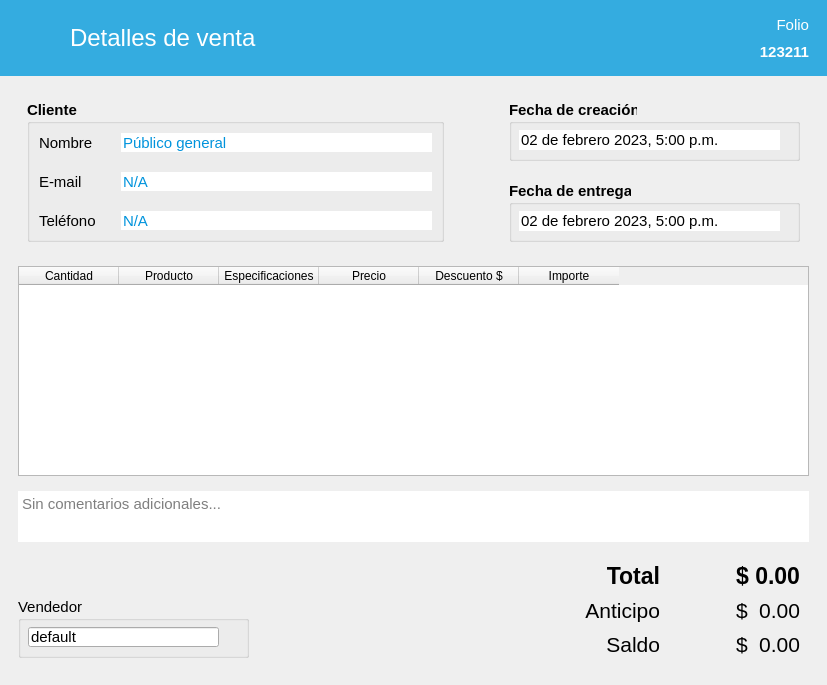
<?xml version="1.0" encoding="UTF-8"?>
<ui version="4.0">
 <class>DetallesVenta</class>
 <widget class="QMainWindow" name="DetallesVenta">
  <property name="windowModality">
   <enum>Qt::ApplicationModal</enum>
  </property>
  <property name="geometry">
   <rect>
    <x>0</x>
    <y>0</y>
    <width>827</width>
    <height>685</height>
   </rect>
  </property>
  <property name="windowTitle">
   <string>MainWindow</string>
  </property>
  <widget class="QWidget" name="centralwidget">
   <layout class="QVBoxLayout" name="verticalLayout">
    <property name="leftMargin">
     <number>0</number>
    </property>
    <property name="topMargin">
     <number>0</number>
    </property>
    <property name="rightMargin">
     <number>0</number>
    </property>
    <item>
     <widget class="QFrame" name="frame">
      <property name="font">
       <font>
        <family>Segoe UI</family>
       </font>
      </property>
      <property name="styleSheet">
       <string notr="true">QFrame { background-color: rgb(52, 172, 224); }</string>
      </property>
      <property name="frameShadow">
       <enum>QFrame::Raised</enum>
      </property>
      <layout class="QHBoxLayout" name="horizontalLayout">
       <property name="topMargin">
        <number>5</number>
       </property>
       <property name="bottomMargin">
        <number>5</number>
       </property>
       <item alignment="Qt::AlignLeft|Qt::AlignVCenter">
        <widget class="QFrame" name="frame_5">
         <property name="font">
          <font>
           <family>Segoe UI</family>
          </font>
         </property>
         <property name="frameShadow">
          <enum>QFrame::Raised</enum>
         </property>
         <layout class="QHBoxLayout" name="horizontalLayout_2">
          <property name="spacing">
           <number>20</number>
          </property>
          <item>
           <widget class="QPushButton" name="btRegresar">
            <property name="font">
             <font>
              <family>Segoe UI</family>
             </font>
            </property>
            <property name="cursor">
             <cursorShape>PointingHandCursor</cursorShape>
            </property>
            <property name="styleSheet">
             <string notr="true">QPushButton {
        background-color: transparent;
        border: none;
        padding: 0px;
    }
    QPushButton:hover {
        background-color: rgba(255, 255, 255, 0);
    }
    QPushButton:pressed {
        background-color: rgba(255, 255, 255, 0);
    }</string>
            </property>
            <property name="icon">
             <iconset resource="../resources.qrc">
              <normaloff>:/img/resources/images/leftarrow.png</normaloff>:/img/resources/images/leftarrow.png</iconset>
            </property>
            <property name="iconSize">
             <size>
              <width>40</width>
              <height>40</height>
             </size>
            </property>
            <property name="flat">
             <bool>true</bool>
            </property>
           </widget>
          </item>
          <item>
           <widget class="QLabel" name="label_17">
            <property name="minimumSize">
             <size>
              <width>211</width>
              <height>41</height>
             </size>
            </property>
            <property name="font">
             <font>
              <family>Segoe UI</family>
              <pointsize>18</pointsize>
             </font>
            </property>
            <property name="styleSheet">
             <string notr="true">color: rgb(255, 255, 255);</string>
            </property>
            <property name="text">
             <string>Detalles de venta</string>
            </property>
           </widget>
          </item>
         </layout>
        </widget>
       </item>
       <item alignment="Qt::AlignRight|Qt::AlignTop">
        <widget class="QFrame" name="frame_6">
         <property name="font">
          <font>
           <family>Segoe UI</family>
          </font>
         </property>
         <property name="frameShadow">
          <enum>QFrame::Raised</enum>
         </property>
         <layout class="QVBoxLayout" name="verticalLayout_2">
          <item>
           <widget class="QLabel" name="label_5">
            <property name="minimumSize">
             <size>
              <width>41</width>
              <height>21</height>
             </size>
            </property>
            <property name="font">
             <font>
              <family>Segoe UI</family>
              <pointsize>11</pointsize>
             </font>
            </property>
            <property name="styleSheet">
             <string notr="true">color: rgb(255, 255, 255);</string>
            </property>
            <property name="text">
             <string>Folio</string>
            </property>
            <property name="alignment">
             <set>Qt::AlignRight|Qt::AlignTrailing|Qt::AlignVCenter</set>
            </property>
           </widget>
          </item>
          <item>
           <widget class="QLabel" name="lbFolio">
            <property name="minimumSize">
             <size>
              <width>61</width>
              <height>21</height>
             </size>
            </property>
            <property name="font">
             <font>
              <family>Segoe UI</family>
              <pointsize>11</pointsize>
              <bold>true</bold>
             </font>
            </property>
            <property name="styleSheet">
             <string notr="true">color: rgb(255, 255, 255);</string>
            </property>
            <property name="text">
             <string>123211</string>
            </property>
            <property name="alignment">
             <set>Qt::AlignRight|Qt::AlignTrailing|Qt::AlignVCenter</set>
            </property>
           </widget>
          </item>
         </layout>
        </widget>
       </item>
      </layout>
     </widget>
    </item>
    <item>
     <widget class="QFrame" name="frame_2">
      <property name="font">
       <font>
        <family>Segoe UI</family>
       </font>
      </property>
      <property name="frameShadow">
       <enum>QFrame::Raised</enum>
      </property>
      <layout class="QHBoxLayout" name="horizontalLayout_3">
       <property name="leftMargin">
        <number>18</number>
       </property>
       <property name="rightMargin">
        <number>18</number>
       </property>
       <item alignment="Qt::AlignTop">
        <widget class="QFrame" name="frame_7">
         <property name="font">
          <font>
           <family>Segoe UI</family>
          </font>
         </property>
         <property name="frameShadow">
          <enum>QFrame::Raised</enum>
         </property>
         <layout class="QHBoxLayout" name="horizontalLayout_5">
          <property name="rightMargin">
           <number>50</number>
          </property>
          <item>
           <widget class="QGroupBox" name="groupBox">
            <property name="minimumSize">
             <size>
              <width>361</width>
              <height>131</height>
             </size>
            </property>
            <property name="font">
             <font>
              <family>Segoe UI</family>
              <pointsize>11</pointsize>
              <bold>true</bold>
             </font>
            </property>
            <property name="title">
             <string>Cliente</string>
            </property>
            <property name="flat">
             <bool>true</bool>
            </property>
            <layout class="QGridLayout" name="gridLayout">
             <property name="horizontalSpacing">
              <number>25</number>
             </property>
             <property name="verticalSpacing">
              <number>20</number>
             </property>
             <item row="2" column="1">
              <widget class="QLineEdit" name="txtTelefono">
               <property name="font">
                <font>
                 <family>Segoe UI</family>
                 <pointsize>11</pointsize>
                 <bold>false</bold>
                </font>
               </property>
               <property name="styleSheet">
                <string notr="true">color: rgb(0, 147, 220);</string>
               </property>
               <property name="text">
                <string>N/A</string>
               </property>
               <property name="frame">
                <bool>false</bool>
               </property>
               <property name="readOnly">
                <bool>true</bool>
               </property>
               <property name="clearButtonEnabled">
                <bool>false</bool>
               </property>
              </widget>
             </item>
             <item row="0" column="1">
              <widget class="QLineEdit" name="txtCliente">
               <property name="font">
                <font>
                 <family>Segoe UI</family>
                 <pointsize>11</pointsize>
                 <italic>false</italic>
                 <bold>false</bold>
                </font>
               </property>
               <property name="styleSheet">
                <string notr="true">color: rgb(0, 147, 220);</string>
               </property>
               <property name="text">
                <string>Público general</string>
               </property>
               <property name="frame">
                <bool>false</bool>
               </property>
               <property name="readOnly">
                <bool>true</bool>
               </property>
               <property name="clearButtonEnabled">
                <bool>false</bool>
               </property>
              </widget>
             </item>
             <item row="1" column="1">
              <widget class="QLineEdit" name="txtCorreo">
               <property name="font">
                <font>
                 <family>Segoe UI</family>
                 <pointsize>11</pointsize>
                 <bold>false</bold>
                </font>
               </property>
               <property name="styleSheet">
                <string notr="true">color: rgb(0, 147, 220);</string>
               </property>
               <property name="text">
                <string>N/A</string>
               </property>
               <property name="frame">
                <bool>false</bool>
               </property>
               <property name="readOnly">
                <bool>true</bool>
               </property>
               <property name="clearButtonEnabled">
                <bool>false</bool>
               </property>
              </widget>
             </item>
             <item row="1" column="0">
              <widget class="QLabel" name="label_7">
               <property name="font">
                <font>
                 <family>Segoe UI</family>
                 <pointsize>11</pointsize>
                 <bold>false</bold>
                </font>
               </property>
               <property name="text">
                <string>E-mail</string>
               </property>
              </widget>
             </item>
             <item row="2" column="0">
              <widget class="QLabel" name="label_8">
               <property name="font">
                <font>
                 <family>Segoe UI</family>
                 <pointsize>11</pointsize>
                 <bold>false</bold>
                </font>
               </property>
               <property name="text">
                <string>Teléfono</string>
               </property>
              </widget>
             </item>
             <item row="0" column="0">
              <widget class="QLabel" name="label_6">
               <property name="font">
                <font>
                 <family>Segoe UI</family>
                 <pointsize>11</pointsize>
                 <bold>false</bold>
                </font>
               </property>
               <property name="text">
                <string>Nombre</string>
               </property>
              </widget>
             </item>
            </layout>
           </widget>
          </item>
         </layout>
        </widget>
       </item>
       <item alignment="Qt::AlignRight|Qt::AlignTop">
        <widget class="QFrame" name="frame_8">
         <property name="font">
          <font>
           <family>Segoe UI</family>
          </font>
         </property>
         <property name="frameShadow">
          <enum>QFrame::Raised</enum>
         </property>
         <layout class="QVBoxLayout" name="verticalLayout_4">
          <property name="spacing">
           <number>20</number>
          </property>
          <item>
           <widget class="QGroupBox" name="groupBox_2">
            <property name="minimumSize">
             <size>
              <width>291</width>
              <height>61</height>
             </size>
            </property>
            <property name="font">
             <font>
              <family>Segoe UI</family>
              <pointsize>11</pointsize>
              <bold>true</bold>
             </font>
            </property>
            <property name="title">
             <string>Fecha de creación</string>
            </property>
            <property name="flat">
             <bool>true</bool>
            </property>
            <widget class="QLineEdit" name="txtCreacion">
             <property name="geometry">
              <rect>
               <x>10</x>
               <y>30</y>
               <width>261</width>
               <height>20</height>
              </rect>
             </property>
             <property name="font">
              <font>
               <family>Segoe UI</family>
               <pointsize>11</pointsize>
               <bold>false</bold>
              </font>
             </property>
             <property name="styleSheet">
              <string notr="true"/>
             </property>
             <property name="text">
              <string>02 de febrero 2023, 5:00 p.m.</string>
             </property>
             <property name="frame">
              <bool>false</bool>
             </property>
             <property name="readOnly">
              <bool>true</bool>
             </property>
             <property name="clearButtonEnabled">
              <bool>false</bool>
             </property>
            </widget>
           </widget>
          </item>
          <item>
           <widget class="QGroupBox" name="boxEntrega">
            <property name="minimumSize">
             <size>
              <width>291</width>
              <height>61</height>
             </size>
            </property>
            <property name="font">
             <font>
              <family>Segoe UI</family>
              <pointsize>11</pointsize>
              <bold>true</bold>
             </font>
            </property>
            <property name="title">
             <string>Fecha de entrega</string>
            </property>
            <property name="flat">
             <bool>true</bool>
            </property>
            <widget class="QLineEdit" name="txtEntrega">
             <property name="geometry">
              <rect>
               <x>10</x>
               <y>30</y>
               <width>261</width>
               <height>20</height>
              </rect>
             </property>
             <property name="font">
              <font>
               <family>Segoe UI</family>
               <pointsize>11</pointsize>
               <bold>false</bold>
              </font>
             </property>
             <property name="styleSheet">
              <string notr="true"/>
             </property>
             <property name="text">
              <string>02 de febrero 2023, 5:00 p.m.</string>
             </property>
             <property name="frame">
              <bool>false</bool>
             </property>
             <property name="readOnly">
              <bool>true</bool>
             </property>
             <property name="clearButtonEnabled">
              <bool>false</bool>
             </property>
            </widget>
           </widget>
          </item>
         </layout>
        </widget>
       </item>
      </layout>
     </widget>
    </item>
    <item>
     <widget class="QFrame" name="frame_3">
      <property name="sizePolicy">
       <sizepolicy hsizetype="Expanding" vsizetype="Expanding">
        <horstretch>0</horstretch>
        <verstretch>0</verstretch>
       </sizepolicy>
      </property>
      <property name="minimumSize">
       <size>
        <width>0</width>
        <height>210</height>
       </size>
      </property>
      <property name="font">
       <font>
        <family>Segoe UI</family>
       </font>
      </property>
      <property name="frameShadow">
       <enum>QFrame::Raised</enum>
      </property>
      <layout class="QVBoxLayout" name="verticalLayout_6">
       <property name="leftMargin">
        <number>18</number>
       </property>
       <property name="topMargin">
        <number>0</number>
       </property>
       <property name="rightMargin">
        <number>18</number>
       </property>
       <property name="bottomMargin">
        <number>0</number>
       </property>
       <item>
        <widget class="TablaDatos" name="tabla_productos">
         <property name="minimumSize">
          <size>
           <width>791</width>
           <height>210</height>
          </size>
         </property>
         <attribute name="horizontalHeaderMinimumSectionSize">
          <number>80</number>
         </attribute>
         <column>
          <property name="text">
           <string>Cantidad</string>
          </property>
         </column>
         <column>
          <property name="text">
           <string>Producto</string>
          </property>
         </column>
         <column>
          <property name="text">
           <string>Especificaciones</string>
          </property>
         </column>
         <column>
          <property name="text">
           <string>Precio</string>
          </property>
         </column>
         <column>
          <property name="text">
           <string>Descuento $</string>
          </property>
         </column>
         <column>
          <property name="text">
           <string>Importe</string>
          </property>
         </column>
        </widget>
       </item>
      </layout>
     </widget>
    </item>
    <item>
     <widget class="QFrame" name="frame_4">
      <property name="sizePolicy">
       <sizepolicy hsizetype="Preferred" vsizetype="Preferred">
        <horstretch>0</horstretch>
        <verstretch>0</verstretch>
       </sizepolicy>
      </property>
      <property name="font">
       <font>
        <family>Segoe UI</family>
       </font>
      </property>
      <property name="styleSheet">
       <string notr="true">QFrame { border:none; }</string>
      </property>
      <property name="frameShape">
       <enum>QFrame::StyledPanel</enum>
      </property>
      <property name="frameShadow">
       <enum>QFrame::Raised</enum>
      </property>
      <layout class="QVBoxLayout" name="verticalLayout_3">
       <property name="spacing">
        <number>0</number>
       </property>
       <property name="topMargin">
        <number>0</number>
       </property>
       <item alignment="Qt::AlignBottom">
        <widget class="QFrame" name="frame_10">
         <property name="font">
          <font>
           <family>Segoe UI</family>
          </font>
         </property>
         <property name="styleSheet">
          <string notr="true">QFrame { border:none; }</string>
         </property>
         <property name="frameShape">
          <enum>QFrame::StyledPanel</enum>
         </property>
         <property name="frameShadow">
          <enum>QFrame::Raised</enum>
         </property>
         <layout class="QGridLayout" name="gridLayout_2">
          <property name="verticalSpacing">
           <number>20</number>
          </property>
          <item row="0" column="0" colspan="2" alignment="Qt::AlignBottom">
           <widget class="QPlainTextEdit" name="txtComentarios">
            <property name="sizePolicy">
             <sizepolicy hsizetype="Expanding" vsizetype="Minimum">
              <horstretch>0</horstretch>
              <verstretch>0</verstretch>
             </sizepolicy>
            </property>
            <property name="minimumSize">
             <size>
              <width>0</width>
              <height>51</height>
             </size>
            </property>
            <property name="maximumSize">
             <size>
              <width>16777215</width>
              <height>51</height>
             </size>
            </property>
            <property name="font">
             <font>
              <family>Segoe UI</family>
              <pointsize>11</pointsize>
             </font>
            </property>
            <property name="readOnly">
             <bool>true</bool>
            </property>
            <property name="placeholderText">
             <string>Sin comentarios adicionales...</string>
            </property>
           </widget>
          </item>
          <item row="1" column="0" alignment="Qt::AlignLeft|Qt::AlignBottom">
           <widget class="QGroupBox" name="groupBox_4">
            <property name="minimumSize">
             <size>
              <width>231</width>
              <height>61</height>
             </size>
            </property>
            <property name="font">
             <font>
              <family>Segoe UI</family>
              <pointsize>11</pointsize>
             </font>
            </property>
            <property name="title">
             <string>Vendedor</string>
            </property>
            <widget class="QLineEdit" name="txtVendedor">
             <property name="geometry">
              <rect>
               <x>10</x>
               <y>30</y>
               <width>191</width>
               <height>20</height>
              </rect>
             </property>
             <property name="font">
              <font>
               <family>Segoe UI</family>
               <pointsize>11</pointsize>
              </font>
             </property>
             <property name="text">
              <string>default</string>
             </property>
             <property name="readOnly">
              <bool>true</bool>
             </property>
            </widget>
           </widget>
          </item>
          <item row="1" column="1" alignment="Qt::AlignRight|Qt::AlignBottom">
           <widget class="QFrame" name="frame_9">
            <property name="font">
             <font>
              <family>Segoe UI</family>
             </font>
            </property>
            <property name="styleSheet">
             <string notr="true"/>
            </property>
            <property name="frameShape">
             <enum>QFrame::StyledPanel</enum>
            </property>
            <property name="frameShadow">
             <enum>QFrame::Raised</enum>
            </property>
            <layout class="QGridLayout" name="gridLayout_3">
             <property name="topMargin">
              <number>0</number>
             </property>
             <property name="bottomMargin">
              <number>0</number>
             </property>
             <property name="verticalSpacing">
              <number>6</number>
             </property>
             <item row="0" column="2">
              <widget class="QLabel" name="label_16">
               <property name="minimumSize">
                <size>
                 <width>0</width>
                 <height>28</height>
                </size>
               </property>
               <property name="font">
                <font>
                 <family>Segoe UI</family>
                 <pointsize>17</pointsize>
                 <bold>true</bold>
                </font>
               </property>
               <property name="text">
                <string>$</string>
               </property>
              </widget>
             </item>
             <item row="0" column="0">
              <widget class="QLabel" name="label_18">
               <property name="minimumSize">
                <size>
                 <width>0</width>
                 <height>28</height>
                </size>
               </property>
               <property name="font">
                <font>
                 <family>Segoe UI</family>
                 <pointsize>17</pointsize>
                 <bold>true</bold>
                </font>
               </property>
               <property name="text">
                <string>Total</string>
               </property>
               <property name="alignment">
                <set>Qt::AlignRight|Qt::AlignTrailing|Qt::AlignVCenter</set>
               </property>
              </widget>
             </item>
             <item row="0" column="1">
              <spacer name="horizontalSpacer">
               <property name="font">
                <font>
                 <family>Segoe UI</family>
                </font>
               </property>
               <property name="orientation">
                <enum>Qt::Horizontal</enum>
               </property>
               <property name="sizeType">
                <enum>QSizePolicy::Preferred</enum>
               </property>
               <property name="sizeHint" stdset="0">
                <size>
                 <width>70</width>
                 <height>20</height>
                </size>
               </property>
              </spacer>
             </item>
             <item row="0" column="3">
              <widget class="QLabel" name="lbTotal">
               <property name="minimumSize">
                <size>
                 <width>0</width>
                 <height>28</height>
                </size>
               </property>
               <property name="font">
                <font>
                 <family>Segoe UI</family>
                 <pointsize>17</pointsize>
                 <bold>true</bold>
                </font>
               </property>
               <property name="text">
                <string>0.00</string>
               </property>
               <property name="alignment">
                <set>Qt::AlignRight|Qt::AlignTrailing|Qt::AlignVCenter</set>
               </property>
              </widget>
             </item>
             <item row="2" column="3">
              <widget class="QLabel" name="lbSaldo">
               <property name="minimumSize">
                <size>
                 <width>0</width>
                 <height>28</height>
                </size>
               </property>
               <property name="font">
                <font>
                 <family>Segoe UI</family>
                 <pointsize>16</pointsize>
                 <bold>false</bold>
                </font>
               </property>
               <property name="text">
                <string>0.00</string>
               </property>
               <property name="alignment">
                <set>Qt::AlignRight|Qt::AlignTrailing|Qt::AlignVCenter</set>
               </property>
              </widget>
             </item>
             <item row="2" column="2">
              <widget class="QLabel" name="temp4">
               <property name="minimumSize">
                <size>
                 <width>0</width>
                 <height>28</height>
                </size>
               </property>
               <property name="font">
                <font>
                 <family>Segoe UI</family>
                 <pointsize>16</pointsize>
                 <bold>false</bold>
                </font>
               </property>
               <property name="text">
                <string>$</string>
               </property>
              </widget>
             </item>
             <item row="1" column="0">
              <widget class="QLabel" name="temp1">
               <property name="minimumSize">
                <size>
                 <width>0</width>
                 <height>28</height>
                </size>
               </property>
               <property name="font">
                <font>
                 <family>Segoe UI</family>
                 <pointsize>16</pointsize>
                 <bold>false</bold>
                </font>
               </property>
               <property name="text">
                <string>Anticipo</string>
               </property>
               <property name="alignment">
                <set>Qt::AlignRight|Qt::AlignTrailing|Qt::AlignVCenter</set>
               </property>
              </widget>
             </item>
             <item row="1" column="3">
              <widget class="QLabel" name="lbAnticipo">
               <property name="minimumSize">
                <size>
                 <width>0</width>
                 <height>28</height>
                </size>
               </property>
               <property name="font">
                <font>
                 <family>Segoe UI</family>
                 <pointsize>16</pointsize>
                 <bold>false</bold>
                </font>
               </property>
               <property name="text">
                <string>0.00</string>
               </property>
               <property name="alignment">
                <set>Qt::AlignRight|Qt::AlignTrailing|Qt::AlignVCenter</set>
               </property>
              </widget>
             </item>
             <item row="1" column="2">
              <widget class="QLabel" name="temp2">
               <property name="minimumSize">
                <size>
                 <width>0</width>
                 <height>28</height>
                </size>
               </property>
               <property name="font">
                <font>
                 <family>Segoe UI</family>
                 <pointsize>16</pointsize>
                 <bold>false</bold>
                </font>
               </property>
               <property name="text">
                <string>$</string>
               </property>
              </widget>
             </item>
             <item row="2" column="0">
              <widget class="QLabel" name="temp3">
               <property name="minimumSize">
                <size>
                 <width>0</width>
                 <height>28</height>
                </size>
               </property>
               <property name="font">
                <font>
                 <family>Segoe UI</family>
                 <pointsize>16</pointsize>
                 <bold>false</bold>
                </font>
               </property>
               <property name="text">
                <string>Saldo</string>
               </property>
               <property name="alignment">
                <set>Qt::AlignRight|Qt::AlignTrailing|Qt::AlignVCenter</set>
               </property>
              </widget>
             </item>
            </layout>
           </widget>
          </item>
         </layout>
        </widget>
       </item>
      </layout>
     </widget>
    </item>
   </layout>
  </widget>
 </widget>
 <customwidgets>
  <customwidget>
   <class>TablaDatos</class>
   <extends>QTableWidget</extends>
   <header>utils.mywidgets.h</header>
  </customwidget>
 </customwidgets>
 <resources>
  <include location="../resources.qrc"/>
 </resources>
 <connections/>
</ui>
